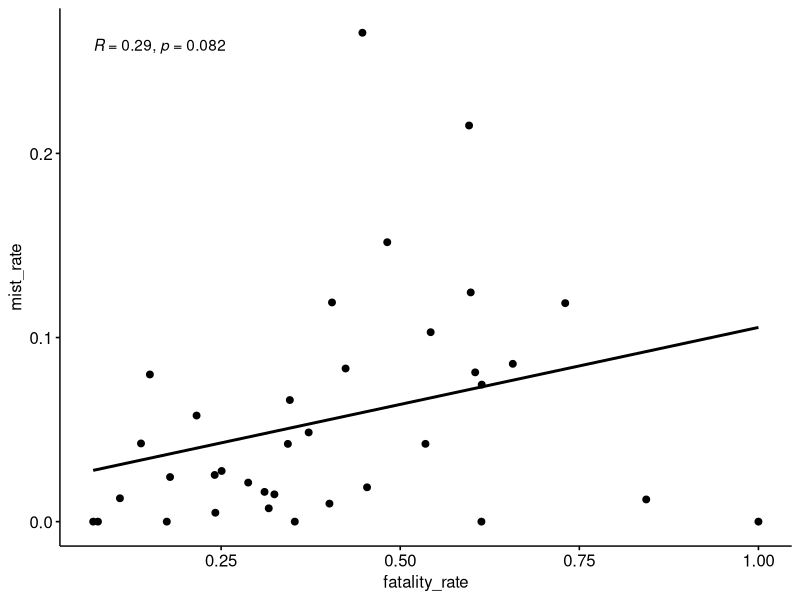

R code for this plot:
## ---- chunk 1
library(ggpubr)
library(dplyr)
df <- read.csv('road_accidents_india_2016.csv', row.names=1)
accident <- grep("Total.Accidents$",colnames(df),ignore.case = T,value = TRUE)
total_accidents<-data.frame(state.ut=df$State..UT,total_acc=rowSums(df[,c(accident)],na.rm=TRUE))
print.data.frame(total_accidents)
## ---- chunk 2
col_death <- grep("Persons.Killed$",colnames(df),ignore.case=T,value=TRUE)
total_accidents$total_deaths <- rowSums(df[,c(col_death)])

total_accidents$fatality_rate <-total_accidents$total_deaths/total_accidents$total_acc

total_accidents$mist_rate <- df$Mist..Foggy...Total.Accidents/total_accidents$total_acc
head(total_accidents[,c("state.ut","total_deaths","fatality_rate","mist_rate")])

 co_relation_factor<- cor(total_accidents$fatality_rate,total_accidents$mist_rate)
 sprintf("The co-relation factor is : %f",co_relation_factor)
 
 print("Yes, there is a significant co-relation between fatality rate of a state and the mist/foggy rate at  alpha=0.05")
 
ggscatter(total_accidents, x = "fatality_rate", y = "mist_rate",
   add = "reg.line",
   conf.int.level =0.95,
   cor.coef = TRUE,
   cor.coeff.args = list(method = "pearson")
   )
## ---- chunk 3
total_accidents$acc_rank <- rank(desc(total_accidents$total_acc),ties.method='random')
total_accidents$death_rank <- rank(desc(total_accidents$total_deaths),ties.method='random')
head(total_accidents[,c("state.ut","death_rank","acc_rank")])
spearman_coefficient <- cor(total_accidents$acc_rank,total_accidents$death_rank,method="spearman")
sprintf("The spearman coefficient is : %f",spearman_coefficient)
print("There is a positive co-relation between death rank and accident rank")

degrees <- nrow(total_accidents)-2
sprintf("The no of degrees is : %d",degrees)
t_stat<-(spearman_coefficient-0.2)/sqrt(1-spearman_coefficient*spearman_coefficient)/(nrow(total_accidents)-2)
t_stat
2*pt(q=t_stat,df=degrees,lower.tail=FALSE)

## ---- chunk 4
hail_acc <- ifelse(df$Hail.Sleet...Total.Accidents>0, 1, 0)
rs <- cor.test(df$Rainy...Total.Accidents,hail_acc)
rs
print("There is a positive co-relation between Total accidents due ot Hail and Total number of accients due to rain")
sprintf("The point bi-serial corelation coefficient between the two columns is : %f" ,cor(df$Rainy...Total.Accidents,hail_acc))


## ---- chunk 5
library("psych")
dust_storm <- ifelse(df$Dust.Storm...Total.Accidents>0, 1, 0)

conti_table <- table(hail_acc,dust_storm)
conti_table
Phi_coefficient<- phi(conti_table)
sprintf("The phi coefficient is : %f",Phi_coefficient)

